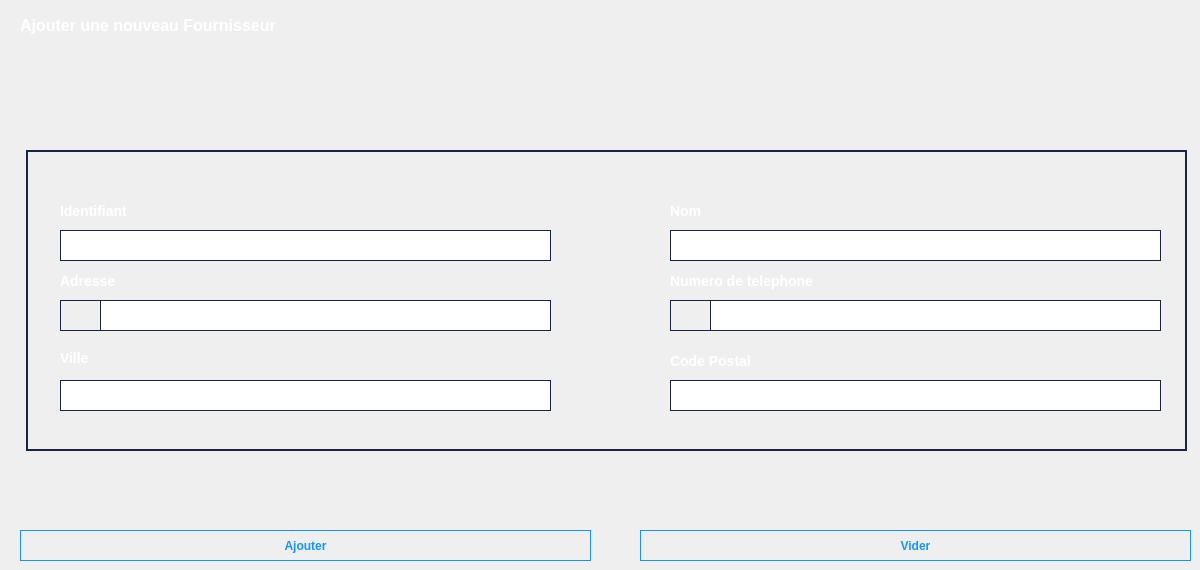
     <widget class="QWidget" name="FournisseurAdd">
      <property name="styleSheet">
       <string notr="true">QLineEdit {
	border : 1px solid #1c2340;
	padding: 5px 5px 5px 5px;
	color: #ffffff;
}


QLabel {
	color: #ffffff;
	font-size: 14px;
	font-weight: 800;
}

QLabel#IconLoc {
	border : 1px solid #1c2340;
	padding: 5px 1px 1px 1px;
	text-align: center;
    vertical-align: middle;
	background-color: transparent;
 	background-position: center top;
    background-repeat: no-repeat;
    background-origin: content;
    background-image: url(&quot;:/icons/menu/Home/Four/form/address.png&quot;);
}

QLabel#IconPhone_3 {
	border : 1px solid #1c2340;
	padding: 5px 1px 1px 1px;
	text-align: center;
    vertical-align: middle;
	background-color: transparent;
 	background-position: center top;
    background-repeat: no-repeat;
    background-origin: content;
    background-image: url(&quot;:/icons/menu/admin/personnel/form/phone.png&quot;);
}
</string>
      </property>
      <widget class="QLineEdit" name="lineEdit_nomF">
       <property name="geometry">
        <rect>
         <x>670</x>
         <y>230</y>
         <width>491</width>
         <height>31</height>
        </rect>
       </property>
      </widget>
      <widget class="QLabel" name="label_16">
       <property name="geometry">
        <rect>
         <x>670</x>
         <y>270</y>
         <width>211</width>
         <height>21</height>
        </rect>
       </property>
       <property name="text">
        <string>Numero de telephone </string>
       </property>
      </widget>
      <widget class="QLineEdit" name="lineEdit_VilleF">
       <property name="geometry">
        <rect>
         <x>60</x>
         <y>380</y>
         <width>491</width>
         <height>31</height>
        </rect>
       </property>
      </widget>
      <widget class="QLabel" name="label_17">
       <property name="geometry">
        <rect>
         <x>60</x>
         <y>350</y>
         <width>141</width>
         <height>16</height>
        </rect>
       </property>
       <property name="text">
        <string>Ville</string>
       </property>
      </widget>
      <widget class="QLabel" name="label_47">
       <property name="geometry">
        <rect>
         <x>670</x>
         <y>200</y>
         <width>131</width>
         <height>21</height>
        </rect>
       </property>
       <property name="text">
        <string>Nom</string>
       </property>
      </widget>
      <widget class="QLabel" name="label_56">
       <property name="geometry">
        <rect>
         <x>20</x>
         <y>10</y>
         <width>491</width>
         <height>31</height>
        </rect>
       </property>
       <property name="styleSheet">
        <string notr="true">QLabel {
	color: #ffffff;
	font-size: 16px;
	font-weight: 700;
}</string>
       </property>
       <property name="text">
        <string>Ajouter une nouveau Fournisseur</string>
       </property>
      </widget>
      <widget class="QLineEdit" name="lineEdit_IDF">
       <property name="geometry">
        <rect>
         <x>60</x>
         <y>230</y>
         <width>491</width>
         <height>31</height>
        </rect>
       </property>
       <property name="text">
        <string/>
       </property>
      </widget>
      <widget class="QLabel" name="label_57">
       <property name="geometry">
        <rect>
         <x>60</x>
         <y>270</y>
         <width>181</width>
         <height>21</height>
        </rect>
       </property>
       <property name="text">
        <string>Adresse</string>
       </property>
      </widget>
      <widget class="QLabel" name="label_58">
       <property name="geometry">
        <rect>
         <x>670</x>
         <y>350</y>
         <width>141</width>
         <height>21</height>
        </rect>
       </property>
       <property name="text">
        <string>Code Postal</string>
       </property>
      </widget>
      <widget class="QLineEdit" name="lineEdit_telF">
       <property name="geometry">
        <rect>
         <x>710</x>
         <y>300</y>
         <width>451</width>
         <height>31</height>
        </rect>
       </property>
      </widget>
      <widget class="QLabel" name="label_59">
       <property name="geometry">
        <rect>
         <x>530</x>
         <y>140</y>
         <width>161</width>
         <height>21</height>
        </rect>
       </property>
       <property name="font">
        <font>
         <pointsize>-1</pointsize>
         <weight>99</weight>
         <bold>true</bold>
        </font>
       </property>
       <property name="styleSheet">
        <string notr="true">QLabel {
	color: #ffffff;
	font-size: 15px;
	font-weight: 800;
}</string>
       </property>
       <property name="text">
        <string/>
       </property>
      </widget>
      <widget class="QLabel" name="IconPhone_3">
       <property name="geometry">
        <rect>
         <x>670</x>
         <y>300</y>
         <width>41</width>
         <height>31</height>
        </rect>
       </property>
       <property name="styleSheet">
        <string notr="true"/>
       </property>
       <property name="text">
        <string/>
       </property>
      </widget>
      <widget class="QLineEdit" name="lineEdit_AddressF">
       <property name="geometry">
        <rect>
         <x>100</x>
         <y>300</y>
         <width>451</width>
         <height>31</height>
        </rect>
       </property>
      </widget>
      <widget class="QLabel" name="Box_4">
       <property name="geometry">
        <rect>
         <x>26</x>
         <y>150</y>
         <width>1161</width>
         <height>301</height>
        </rect>
       </property>
       <property name="styleSheet">
        <string notr="true">QLabel {
	border : 2px solid #1c2340;
}</string>
       </property>
       <property name="text">
        <string/>
       </property>
      </widget>
      <widget class="QLabel" name="label_60">
       <property name="geometry">
        <rect>
         <x>60</x>
         <y>200</y>
         <width>131</width>
         <height>21</height>
        </rect>
       </property>
       <property name="text">
        <string>Identifiant</string>
       </property>
      </widget>
      <widget class="QLabel" name="IconLoc">
       <property name="geometry">
        <rect>
         <x>60</x>
         <y>300</y>
         <width>41</width>
         <height>31</height>
        </rect>
       </property>
       <property name="styleSheet">
        <string notr="true"/>
       </property>
       <property name="text">
        <string/>
       </property>
      </widget>
      <widget class="QLineEdit" name="lineEdit_CodeP">
       <property name="geometry">
        <rect>
         <x>670</x>
         <y>380</y>
         <width>491</width>
         <height>31</height>
        </rect>
       </property>
      </widget>
      <widget class="QLabel" name="IconNurse_2">
       <property name="geometry">
        <rect>
         <x>530</x>
         <y>80</y>
         <width>161</width>
         <height>151</height>
        </rect>
       </property>
       <property name="styleSheet">
        <string notr="true">QLabel {
	padding: 5px 1px 1px 1px;
	text-align: center;
    vertical-align: middle;
	background-color: transparent;
 	background-position: center top;
    background-repeat: no-repeat;
    background-origin: content;
    background-image: url(&quot;:/icons/menu/Home/Four/form/IconTruck.png&quot;);
}

</string>
       </property>
       <property name="text">
        <string/>
       </property>
      </widget>
      <widget class="QPushButton" name="btnBackHomeFourAdd">
       <property name="geometry">
        <rect>
         <x>1110</x>
         <y>20</y>
         <width>81</width>
         <height>41</height>
        </rect>
       </property>
       <property name="styleSheet">
        <string notr="true">QPushButton {
	font-weight: 500;
	text-align: center;
    vertical-align: middle;
	background-color: transparent;
	padding: 0px 15px 15px 20px;
    color: #fff;
	font-size: 11px;
	border : 0;
	border-right: 3px solid transparent;
 	background-position: center top;
    background-repeat: no-repeat;
    background-origin: content;
    background-image: url(&quot;:/icons/menu/admin/personnel/form/back.png&quot;);
}

QPushButton:hover{
    background-image: url(&quot;:/icons/menu/admin/personnel/form/back-hover.png&quot;);
}</string>
       </property>
       <property name="text">
        <string/>
       </property>
      </widget>
      <widget class="QPushButton" name="BtnFourVider">
       <property name="geometry">
        <rect>
         <x>640</x>
         <y>530</y>
         <width>551</width>
         <height>31</height>
        </rect>
       </property>
       <property name="styleSheet">
        <string notr="true">QPushButton {
	font-weight: 600;
	text-align: center;
    vertical-align: middle;
   	background-color: transparent;
    border: 1px solid transparent;
	color: #1494ff;
    border-color: #1494ff;
}

QPushButton:hover {
    background-color: #1494ff;
	color: #ffffff;
	font-weight: 600;
}</string>
       </property>
       <property name="text">
        <string>Vider</string>
       </property>
      </widget>
      <widget class="QPushButton" name="BtnFourAdd">
       <property name="geometry">
        <rect>
         <x>20</x>
         <y>530</y>
         <width>571</width>
         <height>31</height>
        </rect>
       </property>
       <property name="styleSheet">
        <string notr="true">QPushButton {
	font-weight: 600;
	text-align: center;
    vertical-align: middle;
   	background-color: transparent;
    border: 1px solid transparent;
	color: #1494ff;
    border-color: #1494ff;
}

QPushButton:hover {
    background-color: #1494ff;
	color: #ffffff;
	font-weight: 600;
}</string>
       </property>
       <property name="text">
        <string>Ajouter</string>
       </property>
      </widget>
      <zorder>Box_4</zorder>
      <zorder>lineEdit_nomF</zorder>
      <zorder>label_16</zorder>
      <zorder>lineEdit_VilleF</zorder>
      <zorder>label_17</zorder>
      <zorder>label_47</zorder>
      <zorder>label_56</zorder>
      <zorder>lineEdit_IDF</zorder>
      <zorder>label_57</zorder>
      <zorder>label_58</zorder>
      <zorder>lineEdit_telF</zorder>
      <zorder>label_59</zorder>
      <zorder>IconPhone_3</zorder>
      <zorder>lineEdit_AddressF</zorder>
      <zorder>label_60</zorder>
      <zorder>IconLoc</zorder>
      <zorder>lineEdit_CodeP</zorder>
      <zorder>IconNurse_2</zorder>
      <zorder>btnBackHomeFourAdd</zorder>
      <zorder>BtnFourVider</zorder>
      <zorder>BtnFourAdd</zorder>
     </widget>
